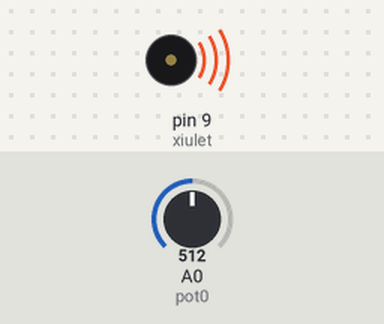
A sketch run on a simulated Arduino Uno, built with avr-gcc and run on an emulated ATmega328P. Parts: buzzer (waves = sounding). The test bench sets the inputs (shaded band); at power-on: A0 (pot0) = 512.

Above: at 1.8 s.
1.9 s: A0 (pot0) set to 122
5.4 s: A0 (pot0) set to 0
At 5.9 s:
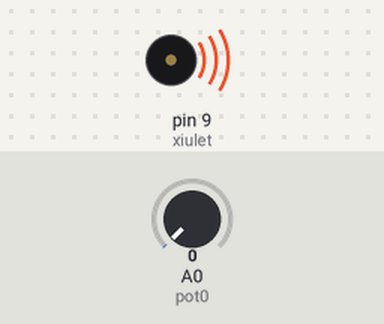
6.9 s: A0 (pot0) set to 900
At 9.4 s:
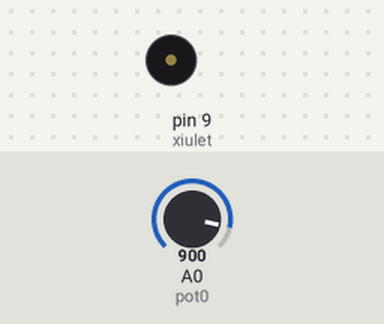
Timing chart, 0 to 16.5 s (numbered marks = the images above; inputs shaded):
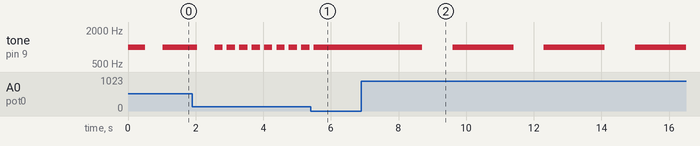

The sketch:

009_EXERCICI_06.ino
```cpp
/**********************************************************************************************************************
**                                                                                                                   **
**                                                              TÍTOL: 009_EXERCICI_06                               **
**                                                                                                                   **
**                                                                                                                   **
**  NOM: AYOUB BENCHINE DOGHMI                                                                      DATA: 17/01/2022 **
**********************************************************************************************************************/
//****************************************************** INCLUDE ******************************************************


//****************************************************** VARIABLES ****************************************************
const byte xiulet = 9;        // donar nom al pin 9 de l’Arduino
const byte pot0 = A0;         // donar nom al pin A0 de l’Arduino
const byte pot1 = A1;         // donar nom al pin A0 de l’Arduino
int valPot0;                 // guardar valor del potenciometre
int valPot1;                 // guardar valor del potenciometre

//****************************************************** SETUP ********************************************************
void setup()
{
  pinMode(xiulet, OUTPUT);   // definir el pin 9 com una sortida
}

//****************************************************** LOOP *********************************************************
void loop()
{
  valPot0 = analogRead(pot0);    // llegir valor potenciòmetre

  tone(xiulet, 1000, valPot0);    // xiulet de durada valPot0
  delay(2*valPot0);              // esperar valPot0 del xiulet + valPot0 silenci

  valPot0 = analogRead(pot0);    // llegir valor potenciòmetre

  tone(xiulet, 1000, valPot1 );    // xiulet de durada valPot0
  delay(valPot0 + valPot1);              // esperar valPot0 del xiulet + valPot0 silenci

}

//****************************************************** FUNCIONS *****************************************************
```

Measured:
- after the input at 5.4 s, tone on pin 9 (xiulet): goes on until 5.5 s, then stays 1000 Hz
- after the input at 6.9 s, tone on pin 9 (xiulet): alternates 1000 Hz for 1.8 s and silent for 0.90 s, starting after 1.8 s
- by itself, tone on pin 9 (xiulet): repeats every 0.37 s: 1000 Hz 0.24 s, silent 0.12 s
